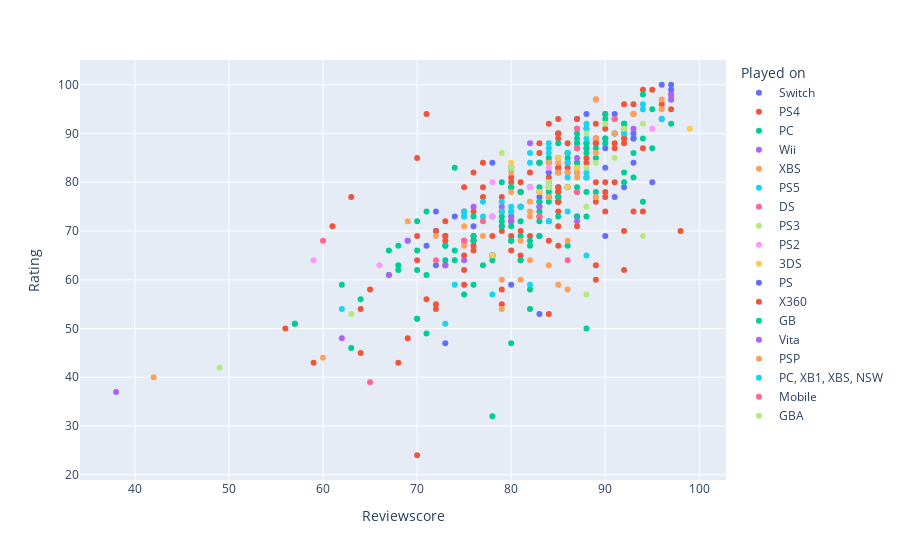

Here is the notebook cell this chart was saved with:
### Code cell
# a bit of basic plotting
fig = px.scatter(raw_data, x="Reviewscore", y="Rating", color="Played on", hover_name="Game")
fig

### Figure 1 — Plotly figure (JSON) as saved in the notebook; plotly's stock layout.template omitted (floating-point values rounded to 4 significant figures; data arrays with more than 128 entries replaced by an {"elided": "..."} marker saying what was removed)
{"data": [{"hovertemplate": "<b>%{hovertext}</b><br><br>Played on=Switch<br>Reviewscore=%{x}<br>Rating=%{y}<extra></extra>", "hovertext": ["The Legend of Zelda: Breath of the Wild", "The Legend of Zelda: Tears of the Kingdom", "Metroid Prime", "Super Mario Odyssey", "Celeste", "Mario Kart 8", "Metroid Dread", "Super Metroid", "Bayonetta 2", "Metroid Fusion", "Super Smash Bros. Ultimate", "Ys VIII Lacrimosa of Dana", "Astral Chain", "Super Mario 3D World + Bowser's Fury", "Animal Crossing New Horizons", "Golf Story", "Splatoon 3", "The Legend of Zelda: Skyward Sword", "Mario & Luigi Superstar Saga", "Luigi's Mansion 3", "Pokemon Legends Arceus", "Monster Hunter Rise", "Kirby and the Forgotten Land", "The Legend of Zelda: A Link to the Past", "Mario + Rabbids Kingdom Battle", "Xenoblade Chronicles", "Freshly Frosted", "Gris", "Ring Fit Adventure", "Pokemon Let's Go Pikachu", "Pokemon Violet", "Hot Wheels Unleashed", "The Legend of Zelda: Link's Awakening", "Hyrule Warriors Age of Calamity", "Cat Quest II", "Cat Quest", "Bayonetta", "Wargroove", "Mario Golf: Super Rush", "Grid Autosport", "Mario Tennis Aces", "Minecraft Dungeons", "Pokemon Sword", "Octopath Traveller", "Cruis'n Blast"], "legendgroup": "Switch", "marker": {"color": "#636efa", "symbol": "circle"}, "mode": "markers", "name": "Switch", "orientation": "v", "showlegend": true, "type": "scatter", "x": [97, 96, 97, 97, 91, 88, 87, 96, 91, 92, 93, 85, 87, 89, 90, 78, 83, 93, 90, 86, 84, 88, 84, 95, 85, 92, 91, 84, 83, 81, 72, 74, 87, 80, 76, 72, 90, 83, 71, 78, 78, 72, 80, 83, 73], "xaxis": "x", "y": [100, 100, 99, 97, 94, 94, 93, 93, 90, 90, 90, 90, 88, 88, 87, 84, 84, 84, 83, 82, 82, 81, 80, 80, 79, 79, 77, 77, 77, 75, 74, 73, 73, 72, 71, 70, 69, 69, 67, 65, 65, 63, 59, 53, 47], "yaxis": "y"}, {"hovertemplate": "<b>%{hovertext}</b><br><br>Played on=PS4<br>Reviewscore=%{x}<br>Rating=%{y}<extra></extra>", "hovertext": {"elided": "131 str values"}, "legendgroup": "PS4", "marker": {"color": "#EF553B", "symbol": "circle"}, "mode": "markers", "name": "PS4", "orientation": "v", "showlegend": true, "type": "scatter", "x": {"elided": "131 int values"}, "xaxis": "x", "y": {"elided": "131 int values"}, "yaxis": "y"}, {"hovertemplate": "<b>%{hovertext}</b><br><br>Played on=PC<br>Reviewscore=%{x}<br>Rating=%{y}<extra></extra>", "hovertext": ["Hades", "Portal 2", "Hollow Knight", "Forza Horizon 3", "Guild Wars 2", "Forza Horizon 4", "Forza Horizon 5", "Halo Combat Evolved", "Undertale", "Football Manager 2007", "Halo Reach", "Psychonauts", "A Short Hike", "Civilization V", "Divinity Original Sin 2", "Halo 3", "Ori and The Will of the Wisps", "Cities Skylines", "Death's Door", "Diablo 3", "Vampire Survivors", "Devil May Cry 5", "Halo 2", "Rogue Legacy 2", "Civilization VI", "Football Manager 2008", "Minecraft", "Aces and Adventures", "Crosscode", "Neon White", "Citizen Sleeper", "Europa Universalis IV", "Football Manager 2009", "Terraria", "Football Manager 2010", "Rollercoaster Tycoon 2", "Spiritfarer", "Team Fortress 2", "Path of Exile", "Final Fantasy X", "Ys Seven", "Call of Duty Black Ops II", "Football Manager 2013", "PlateUp!", "Rollerdrome", "Teenage Mutant Ninja Turtles: Shredder's Revenge", "Two Point Campus", "F1 2012", "Football Manager 2012", "Torchlight 2", "XCOM: Enemy Unknown", "Deep Rock Galactic", "Football Manager 2014", "Loop Hero", "Ori and The Blind Forest", "Hearts of Iron IV", "Pyre", "Star Wars: Knights of the Old Republic", "Warhammer Vermentide 2", "Torchlight", "Dungeon of the Endless", "Northgard", "Parkitect", "Prison Architect", "Warframe", "Crypt of the Necrodancer", "Diablo 4", "Football Manager 2015", "Rollercoaster Tycoon", "Spec Ops The Line", "Ultimate Chicken Horse", "Wildermyth", "Buck Up and Drive!", "Darksiders Genesis", "Halo 3 ODST", "Hyper Light Drifter", "Stellaris", "Abzu", "Warpips", "Age of Empires IV", "Motorsport Manager", "TemTem", "20 Minutes Till Dawn", "Clustertruck", "Endless Legend", "Golf With Your Friends", "Mini Motorways", "The Riftbreaker", "Boyfriend Dungeon", "Dicey Dungeons", "Dragon Quest XI", "Game Dev Tycoon", "Kingdom New Lands", "Factorio", "Sea of Thieves", "The Jackbox Party Pack 6", "Worms W.M.D", "Civilization Beyond Earth", "Awesomenauts", "Banished", "The Ascent", "Darksburg", "Surviving Mars", "Human Fall Flat", "You Suck At Parking", "Embr", "Warlock - Master of the Arcane", "Back 4 Blood", "Luna", "Spacelines from the Far Out", "For The King", "Big Pharma", "Lost Ark", "Democracy 3", "Golfie", "Clicker Heroes", "Shoppe Keep", "Diablo 2", "Minecraft Legends", "F.I.S.T. Forged In Shadow Torch", "Youtubers Life", "Sunlight"], "legendgroup": "PC", "marker": {"color": "#00cc96", "symbol": "circle"}, "mode": "markers", "name": "PC", "orientation": "v", "showlegend": true, "type": "scatter", "x": [94, 95, 90, 91, 90, 92, 92, 97, 92, 87, 91, 87, 87, 90, 93, 94, 90, 85, 88, 88, 87, 88, 95, 89, 88, 86, 93, 84, 86, 89, 84, 87, 83, 83, 87, 74, 87, 92, 93, 92, 79, 83, 86, 80, 80, 87, 84, 81, 84, 88, 89, 85, 85, 84, 89, 83, 84, 94, 83, 83, 79, 79, 83, 80, 71, 87, 88, 80, 78, 76, 79, 85, 70, 79, 83, 84, 81, 80, 79, 83, 81, 76, 76, 76, 82, 69, 80, 80, 73, 82, 86, 68, 73, 70, 67, 74, 78, 81, 78, 74, 73, 68, 77, 68, 70, 67, 71, 76, 62, 82, 75, 64, 82, 70, 70, 57, 57, 88, 71, 80, 63, 78], "xaxis": "x", "y": [98, 95, 94, 93, 93, 92, 92, 92, 92, 91, 90, 90, 89, 89, 89, 89, 89, 88, 88, 88, 88, 87, 87, 87, 86, 86, 86, 85, 85, 85, 84, 84, 84, 84, 83, 83, 82, 82, 81, 80, 80, 79, 79, 79, 79, 79, 79, 78, 78, 78, 78, 77, 77, 77, 77, 76, 76, 76, 76, 75, 74, 74, 74, 74, 74, 73, 73, 73, 73, 73, 73, 73, 72, 72, 72, 72, 72, 71, 71, 69, 69, 69, 68, 68, 68, 68, 68, 68, 67, 67, 67, 67, 67, 66, 66, 66, 65, 64, 64, 64, 64, 63, 63, 62, 62, 61, 61, 59, 59, 58, 57, 56, 54, 52, 52, 51, 51, 50, 49, 47, 46, 32], "yaxis": "y"}, {"hovertemplate": "<b>%{hovertext}</b><br><br>Played on=Wii<br>Reviewscore=%{x}<br>Rating=%{y}<extra></extra>", "hovertext": ["Super Mario Galaxy", "Super Mario Galaxy 2", "Super Smash Bros. Brawl", "Mario Kart Wii", "Mario Strikers Charged Football", "Wii Sports", "Wii Fit", "New Super Mario Bros. Wii", "F1 2009", "Animal Crossing City Folk", "Mario & Sonic at the Olympic Games", "Mario Party 8"], "legendgroup": "Wii", "marker": {"color": "#ab63fa", "symbol": "circle"}, "mode": "markers", "name": "Wii", "orientation": "v", "showlegend": true, "type": "scatter", "x": [97, 97, 93, 82, 79, 76, 80, 87, 69, 73, 67, 62], "xaxis": "x", "y": [98, 97, 91, 88, 75, 75, 73, 72, 68, 63, 61, 48], "yaxis": "y"}, {"hovertemplate": "<b>%{hovertext}</b><br><br>Played on=XBS<br>Reviewscore=%{x}<br>Rating=%{y}<extra></extra>", "hovertext": ["Elden Ring", "Hi-Fi Rush", "Mass Effect 2", "Mass Effect 3", "Mass Effect", "Psychonauts 2", "Dead Cells", "Unsighted", "Gears 5", "Halo 5: Guardians", "Forza Motorsport 7", "Halo 4", "Monster Sanctuary", "Halo Infinite", "Gears of War 4", "Nobody Saves The World", "Chained Echoes", "Streets of Rage 4", "A Plague Tale: Innocence", "Wild Hearts", "Far Cry 5", "High on Life", "Grid Legends", "Trek to Yomi", "Windjammers 2", "Curse of the Dead Gods", "Tunic", "Need for Speed Unbound", "Wo Long Fallen Dynasty", "A Plague Tale: Requiem", "Prey", "Scarlet Nexus", "The Outer Worlds", "Outer Wilds", "Dandy Ace", "Exoprimal", "CrossfireX"], "legendgroup": "XBS", "marker": {"color": "#FFA15A", "symbol": "circle"}, "mode": "markers", "name": "XBS", "orientation": "v", "showlegend": true, "type": "scatter", "x": [96, 89, 96, 93, 91, 89, 89, 85, 85, 84, 85, 87, 80, 87, 84, 80, 89, 84, 82, 79, 82, 69, 75, 72, 77, 81, 86, 75, 82, 84, 81, 79, 85, 86, 79, 60, 42], "xaxis": "x", "y": [97, 97, 95, 94, 90, 89, 86, 85, 84, 84, 82, 82, 82, 81, 79, 78, 77, 77, 76, 74, 73, 72, 71, 69, 69, 68, 68, 67, 64, 63, 60, 60, 59, 58, 54, 44, 40], "yaxis": "y"}, {"hovertemplate": "<b>%{hovertext}</b><br><br>Played on=PS5<br>Reviewscore=%{x}<br>Rating=%{y}<extra></extra>", "hovertext": ["God of War Ragnarök", "Bioshock Infinite", "Bioshock", "Final Fantasy XVI", "Horizon Forbidden West", "Demon's Souls (Remake)", "Ratchet & Clank: Rift Apart", "Astro's Playroom", "Gran Turismo 7", "Star Wars Jedi Survivor", "Guardians of the Galaxy", "OlliOlli World", "Stray", "Kena: Bridge of Spirits", "Returnal", "Ys IX: Monstrum Nox", "Deathloop", "Bioshock 2", "Dirt 5", "Overwatch 2", "Trials Fusion", "Sackboy: A Big Adventure", "Trials Rising", "Call of Duty Black Ops Cold War", "Immortals Fenyx Rising", "Risk of Rain 2", "WRC 9", "Wreckfest", "Bugsnax", "Ghostwire Tokyo", "Tribes of Midgard", "Cult of the Lamb", "Nioh", "Arcadeggedon", "Lego Star Wars The Skywalker Saga", "Tchia", "Destruction Allstars", "Pure Pool"], "legendgroup": "PS5", "marker": {"color": "#19d3f3", "symbol": "circle"}, "mode": "markers", "name": "PS5", "orientation": "v", "showlegend": true, "type": "scatter", "x": [94, 94, 96, 88, 88, 92, 88, 84, 87, 84, 82, 86, 84, 82, 86, 80, 88, 88, 82, 77, 79, 81, 80, 75, 79, 86, 80, 80, 75, 77, 75, 84, 88, 74, 82, 78, 62, 73], "xaxis": "x", "y": [96, 95, 93, 92, 91, 90, 89, 88, 87, 87, 86, 86, 86, 84, 84, 83, 82, 81, 79, 76, 76, 75, 75, 74, 74, 74, 74, 74, 73, 73, 73, 72, 65, 59, 59, 57, 54, 51], "yaxis": "y"}, {"hovertemplate": "<b>%{hovertext}</b><br><br>Played on=DS<br>Reviewscore=%{x}<br>Rating=%{y}<extra></extra>", "hovertext": ["Mario Kart DS", "Pokemon SoulSilver", "Pokemon White", "Pokemon Diamond", "Dragon Quest IX", "Nintendogs", "Brain Training", "Pokemon Mystery Dunegon Explorers of Time", "Mario & Sonic at the Winter Olympic Games"], "legendgroup": "DS", "marker": {"color": "#FF6692", "symbol": "circle"}, "mode": "markers", "name": "DS", "orientation": "v", "showlegend": true, "type": "scatter", "x": [91, 87, 87, 85, 87, 83, 77, 60, 72], "xaxis": "x", "y": [93, 91, 87, 85, 78, 73, 72, 68, 64], "yaxis": "y"}, {"hovertemplate": "<b>%{hovertext}</b><br><br>Played on=PS3<br>Reviewscore=%{x}<br>Rating=%{y}<extra></extra>", "hovertext": ["Assassin's Creed Brotherhood", "Call of Duty Modern Warfare 2", "Uncharted 3 Drake's Deception", "Call of Duty Black Ops", "Dragon Age 2", "Dragon Age Origins", "Call of Duty Modern Warfare 3", "Assassin's Creed Revelations", "Fifa 11", "F1 2011", "F1 2010", "Need for Speed Hot Pursuit", "Skyrim", "Burnout Paradise"], "legendgroup": "PS3", "marker": {"color": "#B6E880", "symbol": "circle"}, "mode": "markers", "name": "PS3", "orientation": "v", "showlegend": true, "type": "scatter", "x": [90, 94, 92, 88, 79, 91, 89, 80, 88, 84, 84, 88, 94, 88], "xaxis": "x", "y": [92, 92, 91, 90, 86, 85, 84, 83, 83, 80, 79, 75, 69, 57], "yaxis": "y"}, {"hovertemplate": "<b>%{hovertext}</b><br><br>Played on=PS2<br>Reviewscore=%{x}<br>Rating=%{y}<extra></extra>", "hovertext": ["Grand Theft Auto San Andreas", "Lego Star Wars II: The Original Trilogy", "Lego Star Wars: The Video Game", "Fifa 07", "The Simpsons Hit & Run", "Fifa Street 2", "Crash Bandicoot The Wrath of Cortex"], "legendgroup": "PS2", "marker": {"color": "#FF97FF", "symbol": "circle"}, "mode": "markers", "name": "PS2", "orientation": "v", "showlegend": true, "type": "scatter", "x": [95, 84, 78, 82, 78, 59, 66], "xaxis": "x", "y": [91, 83, 80, 79, 73, 64, 63], "yaxis": "y"}, {"hovertemplate": "<b>%{hovertext}</b><br><br>Played on=3DS<br>Reviewscore=%{x}<br>Rating=%{y}<extra></extra>", "hovertext": ["The Legend of Zelda: Ocarina of Time", "Mario Kart 7", "Pokemon Black 2", "Pokemon Sun", "Pokemon Y", "Pokemon Omega Ruby", "New Super Mario Bros. 2"], "legendgroup": "3DS", "marker": {"color": "#FECB52", "symbol": "circle"}, "mode": "markers", "name": "3DS", "orientation": "v", "showlegend": true, "type": "scatter", "x": [99, 85, 80, 87, 86, 83, 78], "xaxis": "x", "y": [91, 85, 84, 83, 79, 78, 65], "yaxis": "y"}, {"hovertemplate": "<b>%{hovertext}</b><br><br>Played on=PS<br>Reviewscore=%{x}<br>Rating=%{y}<extra></extra>", "hovertext": ["Gran Turismo 2"], "legendgroup": "PS", "marker": {"color": "#636efa", "symbol": "circle"}, "mode": "markers", "name": "PS", "orientation": "v", "showlegend": true, "type": "scatter", "x": [93], "xaxis": "x", "y": [89], "yaxis": "y"}, {"hovertemplate": "<b>%{hovertext}</b><br><br>Played on=X360<br>Reviewscore=%{x}<br>Rating=%{y}<extra></extra>", "hovertext": ["Borderlands 2", "Forza 4", "Fifa 12", "Fifa 13", "Castlevania Symphony of the Night", "Grand Theft Auto IV"], "legendgroup": "X360", "marker": {"color": "#EF553B", "symbol": "circle"}, "mode": "markers", "name": "X360", "orientation": "v", "showlegend": true, "type": "scatter", "x": [89, 91, 90, 90, 93, 98], "xaxis": "x", "y": [88, 88, 80, 78, 74, 70], "yaxis": "y"}, {"hovertemplate": "<b>%{hovertext}</b><br><br>Played on=GB<br>Reviewscore=%{x}<br>Rating=%{y}<extra></extra>", "hovertext": ["Tetris"], "legendgroup": "GB", "marker": {"color": "#00cc96", "symbol": "circle"}, "mode": "markers", "name": "GB", "orientation": "v", "showlegend": true, "type": "scatter", "x": [90], "xaxis": "x", "y": [88], "yaxis": "y"}, {"hovertemplate": "<b>%{hovertext}</b><br><br>Played on=Vita<br>Reviewscore=%{x}<br>Rating=%{y}<extra></extra>", "hovertext": ["Tearaway", "Guacamelee!", "Uncharted Golden Abyss", "Sonic & All Stars Racing Transformed", "Fifa 14 Legacy Edition"], "legendgroup": "Vita", "marker": {"color": "#ab63fa", "symbol": "circle"}, "mode": "markers", "name": "Vita", "orientation": "v", "showlegend": true, "type": "scatter", "x": [87, 83, 80, 75, 38], "xaxis": "x", "y": [85, 75, 72, 64, 37], "yaxis": "y"}, {"hovertemplate": "<b>%{hovertext}</b><br><br>Played on=PSP<br>Reviewscore=%{x}<br>Rating=%{y}<extra></extra>", "hovertext": ["Grand Theft Auto Vice City Stories", "2010 FIFA World Cup South Africa"], "legendgroup": "PSP", "marker": {"color": "#FFA15A", "symbol": "circle"}, "mode": "markers", "name": "PSP", "orientation": "v", "showlegend": true, "type": "scatter", "x": [86, 82], "xaxis": "x", "y": [82, 74], "yaxis": "y"}, {"hovertemplate": "<b>%{hovertext}</b><br><br>Played on=PC, XB1, XBS, NSW<br>Reviewscore=%{x}<br>Rating=%{y}<extra></extra>", "hovertext": ["Cassette Beasts"], "legendgroup": "PC, XB1, XBS, NSW", "marker": {"color": "#19d3f3", "symbol": "circle"}, "mode": "markers", "name": "PC, XB1, XBS, NSW", "orientation": "v", "showlegend": true, "type": "scatter", "x": [86], "xaxis": "x", "y": [81], "yaxis": "y"}, {"hovertemplate": "<b>%{hovertext}</b><br><br>Played on=Mobile<br>Reviewscore=%{x}<br>Rating=%{y}<extra></extra>", "hovertext": ["Golf Peaks", "Lyne", "Diablo Immortal"], "legendgroup": "Mobile", "marker": {"color": "#FF6692", "symbol": "circle"}, "mode": "markers", "name": "Mobile", "orientation": "v", "showlegend": true, "type": "scatter", "x": [75, 86, 65], "xaxis": "x", "y": [68, 64, 39], "yaxis": "y"}, {"hovertemplate": "<b>%{hovertext}</b><br><br>Played on=GBA<br>Reviewscore=%{x}<br>Rating=%{y}<extra></extra>", "hovertext": ["Finding Nemo", "Fifa 06 Game Boy Advance"], "legendgroup": "GBA", "marker": {"color": "#B6E880", "symbol": "circle"}, "mode": "markers", "name": "GBA", "orientation": "v", "showlegend": true, "type": "scatter", "x": [63, 49], "xaxis": "x", "y": [53, 42], "yaxis": "y"}], "layout": {"legend": {"title": {"text": "Played on"}, "tracegroupgap": 0}, "margin": {"t": 60}, "xaxis": {"anchor": "y", "domain": [0, 1], "title": {"text": "Reviewscore"}}, "yaxis": {"anchor": "x", "domain": [0, 1], "title": {"text": "Rating"}}}}
